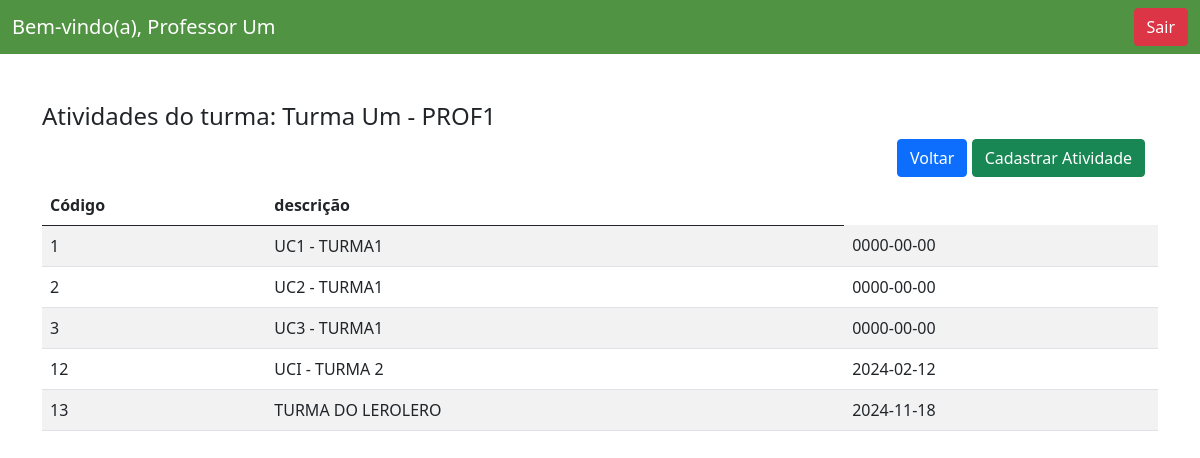
Page /listar_atividades.php?turma_id=1 (signed in) on the committed database.
### tables this page shows
CREATE TABLE `turmas` (
  `codigo` int(11) NOT NULL,
  `nome` varchar(100) NOT NULL,
  `professor_codigo` int(11) NOT NULL,
  `curso_codigo` int(11) NOT NULL
);

CREATE TABLE `atividades` (
  `codigo` int(11) NOT NULL,
  `descricao` text NOT NULL,
  `turma_codigo` int(11) NOT NULL,
  `data` date NOT NULL
);

### listar_atividades.php (the view, shortened to what this page needs)
<?php
include 'config.php';
$turma_id = $_GET['turma_id'];
$sql_turma = "SELECT nome FROM turmas WHERE codigo='$turma_id'";
$result_turma = $conn->query($sql_turma);
$turma_nome = $result_turma->fetch_assoc()['nome'];
$sql = "SELECT * FROM atividades WHERE turma_codigo='$turma_id'";
$result = $conn->query($sql);
?>
<!DOCTYPE html>
<html>
<head>
    <link href="css/bootstrap.css" rel="stylesheet">
</head>
<body>
<?php include('navbar.php');?>
    <div class="container mt-5">
        <h4>Atividades do turma: <?php echo $turma_nome; ?></h4>
        <div class="row justify-content-end">
            <div class="col-3">
            <a href="listar_turmas.php" class="btn btn-primary mb-2">Voltar</a>
            <a href="cadastrar_atividade.php?turma_id=<?php echo $turma_id; ?>" class="btn btn-success mb-2">Cadastrar Atividade</a>
            </div>
        </div>
        <table class="table table-striped">
            <thead>
                <tr>
                    <th>Código</th>
                    <th>descrição</th>
                </tr>
            </thead>
            <tbody>
                <?php
                if ($result->num_rows > 0) {
                    while($row = $result->fetch_assoc()) {
                        echo "<tr>";
                        echo "<td>".$row['codigo']."</td>";
                        echo "<td>".$row['descricao']."</td>";
                        echo "<td>".$row['data']."</td>";
                        echo "</tr>";
                    }
                } else {
                    echo "<tr><td colspan='2'>Nenhuma atividade cadastrada</td></tr>";
                }
                ?>
            </tbody>
        </table>
    </div>
</body>
</html>

### navbar.php (shortened to what this page needs)
<?php
$nome = $_SESSION['nome']
?>
<nav class="navbar navbar-custom">
    <div class="container-fluid">
        <span class="navbar-brand mb-0 h1 text-white" role="button" onclick="window.location.href= 'listar_turmas.php'">Bem-vindo(a), <?php echo $nome; ?></span>
        <a href="logout.php" class="btn btn-danger">Sair</a>
    </div>
</nav>

### listar_atividades.php (style rules this page uses)
.navbar-custom { background-color: #509342; }

### rows in the picture
turmas: nome "Turma Um - PROF1"
atividades: codigo "1", descricao "UC1 - TURMA1", data "0000-00-00"
atividades: codigo "2", descricao "UC2 - TURMA1", data "0000-00-00"
atividades: codigo "3", descricao "UC3 - TURMA1", data "0000-00-00"
atividades: codigo "12", descricao "UCI - TURMA 2", data "2024-02-12"
atividades: codigo "13", descricao "TURMA DO LEROLERO", data "2024-11-18"

### other values in the picture
$nome "Professor Um"
